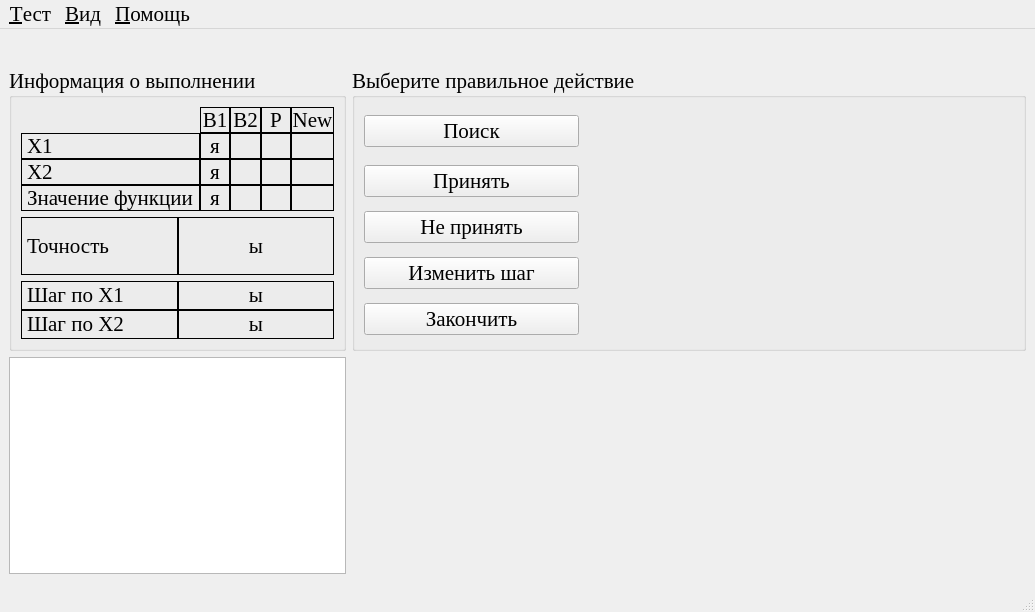
<?xml version="1.0" encoding="UTF-8"?>
<ui version="4.0">
 <class>HuGi</class>
 <widget class="QMainWindow" name="HuGi">
  <property name="windowModality">
   <enum>Qt::ApplicationModal</enum>
  </property>
  <property name="geometry">
   <rect>
    <x>0</x>
    <y>0</y>
    <width>1035</width>
    <height>612</height>
   </rect>
  </property>
  <property name="font">
   <font>
    <family>Times New Roman</family>
    <pointsize>16</pointsize>
   </font>
  </property>
  <property name="windowTitle">
   <string>Метод Хука-Дживса</string>
  </property>
  <widget class="QWidget" name="centralwidget">
   <layout class="QGridLayout" name="gridLayout_8" columnstretch="1,2" rowminimumheight="0,0,1">
    <item row="0" column="0" colspan="2">
     <widget class="QLabel" name="func">
      <property name="alignment">
       <set>Qt::AlignCenter</set>
      </property>
     </widget>
    </item>
    <item row="1" column="0">
     <widget class="QGroupBox" name="groupBox_2">
      <property name="title">
       <string>Информация о выполнении</string>
      </property>
      <layout class="QGridLayout" name="gridLayout_6">
       <item row="0" column="0">
        <layout class="QGridLayout" name="gridLayout_3" columnstretch="1,1,1,1,1">
         <property name="spacing">
          <number>0</number>
         </property>
         <item row="0" column="1">
          <widget class="QLabel" name="label_11">
           <property name="frameShape">
            <enum>QFrame::Box</enum>
           </property>
           <property name="text">
            <string>B1</string>
           </property>
           <property name="alignment">
            <set>Qt::AlignCenter</set>
           </property>
           <property name="textInteractionFlags">
            <set>Qt::LinksAccessibleByMouse|Qt::TextSelectableByMouse</set>
           </property>
          </widget>
         </item>
         <item row="0" column="2">
          <widget class="QLabel" name="label_12">
           <property name="frameShape">
            <enum>QFrame::Box</enum>
           </property>
           <property name="text">
            <string>B2</string>
           </property>
           <property name="alignment">
            <set>Qt::AlignCenter</set>
           </property>
           <property name="textInteractionFlags">
            <set>Qt::LinksAccessibleByMouse|Qt::TextSelectableByMouse</set>
           </property>
          </widget>
         </item>
         <item row="0" column="3">
          <widget class="QLabel" name="label_14">
           <property name="frameShape">
            <enum>QFrame::Box</enum>
           </property>
           <property name="text">
            <string>P</string>
           </property>
           <property name="alignment">
            <set>Qt::AlignCenter</set>
           </property>
           <property name="textInteractionFlags">
            <set>Qt::LinksAccessibleByMouse|Qt::TextSelectableByMouse</set>
           </property>
          </widget>
         </item>
         <item row="0" column="4">
          <widget class="QLabel" name="label_13">
           <property name="frameShape">
            <enum>QFrame::Box</enum>
           </property>
           <property name="text">
            <string>New</string>
           </property>
           <property name="alignment">
            <set>Qt::AlignCenter</set>
           </property>
           <property name="textInteractionFlags">
            <set>Qt::LinksAccessibleByMouse|Qt::TextSelectableByMouse</set>
           </property>
          </widget>
         </item>
         <item row="1" column="0">
          <widget class="QLabel" name="label_5">
           <property name="frameShape">
            <enum>QFrame::Box</enum>
           </property>
           <property name="text">
            <string>Х1</string>
           </property>
           <property name="textInteractionFlags">
            <set>Qt::LinksAccessibleByMouse|Qt::TextSelectableByMouse</set>
           </property>
          </widget>
         </item>
         <item row="1" column="1">
          <widget class="QLabel" name="x1_b1_lb">
           <property name="frameShape">
            <enum>QFrame::Box</enum>
           </property>
           <property name="text">
            <string>я</string>
           </property>
           <property name="alignment">
            <set>Qt::AlignCenter</set>
           </property>
           <property name="textInteractionFlags">
            <set>Qt::LinksAccessibleByMouse|Qt::TextSelectableByMouse</set>
           </property>
          </widget>
         </item>
         <item row="1" column="2">
          <widget class="QLabel" name="x1_b2_lb">
           <property name="frameShape">
            <enum>QFrame::Box</enum>
           </property>
           <property name="alignment">
            <set>Qt::AlignCenter</set>
           </property>
           <property name="textInteractionFlags">
            <set>Qt::LinksAccessibleByMouse|Qt::TextSelectableByMouse</set>
           </property>
          </widget>
         </item>
         <item row="1" column="3">
          <widget class="QLabel" name="x1_p_lb">
           <property name="frameShape">
            <enum>QFrame::Box</enum>
           </property>
           <property name="alignment">
            <set>Qt::AlignCenter</set>
           </property>
           <property name="textInteractionFlags">
            <set>Qt::LinksAccessibleByMouse|Qt::TextSelectableByMouse</set>
           </property>
          </widget>
         </item>
         <item row="1" column="4">
          <widget class="QLabel" name="x1_new_lb">
           <property name="frameShape">
            <enum>QFrame::Box</enum>
           </property>
           <property name="alignment">
            <set>Qt::AlignCenter</set>
           </property>
           <property name="textInteractionFlags">
            <set>Qt::LinksAccessibleByMouse|Qt::TextSelectableByMouse</set>
           </property>
          </widget>
         </item>
         <item row="2" column="0">
          <widget class="QLabel" name="label_6">
           <property name="frameShape">
            <enum>QFrame::Box</enum>
           </property>
           <property name="text">
            <string>Х2</string>
           </property>
           <property name="textInteractionFlags">
            <set>Qt::LinksAccessibleByMouse|Qt::TextSelectableByMouse</set>
           </property>
          </widget>
         </item>
         <item row="2" column="1">
          <widget class="QLabel" name="x2_b1_lb">
           <property name="frameShape">
            <enum>QFrame::Box</enum>
           </property>
           <property name="text">
            <string>я</string>
           </property>
           <property name="alignment">
            <set>Qt::AlignCenter</set>
           </property>
           <property name="textInteractionFlags">
            <set>Qt::LinksAccessibleByMouse|Qt::TextSelectableByMouse</set>
           </property>
          </widget>
         </item>
         <item row="2" column="2">
          <widget class="QLabel" name="x2_b2_lb">
           <property name="frameShape">
            <enum>QFrame::Box</enum>
           </property>
           <property name="alignment">
            <set>Qt::AlignCenter</set>
           </property>
           <property name="textInteractionFlags">
            <set>Qt::LinksAccessibleByMouse|Qt::TextSelectableByMouse</set>
           </property>
          </widget>
         </item>
         <item row="2" column="3">
          <widget class="QLabel" name="x2_p_lb">
           <property name="frameShape">
            <enum>QFrame::Box</enum>
           </property>
           <property name="alignment">
            <set>Qt::AlignCenter</set>
           </property>
           <property name="textInteractionFlags">
            <set>Qt::LinksAccessibleByMouse|Qt::TextSelectableByMouse</set>
           </property>
          </widget>
         </item>
         <item row="2" column="4">
          <widget class="QLabel" name="x2_new_lb">
           <property name="frameShape">
            <enum>QFrame::Box</enum>
           </property>
           <property name="alignment">
            <set>Qt::AlignCenter</set>
           </property>
           <property name="textInteractionFlags">
            <set>Qt::LinksAccessibleByMouse|Qt::TextSelectableByMouse</set>
           </property>
          </widget>
         </item>
         <item row="3" column="0">
          <widget class="QLabel" name="label_10">
           <property name="frameShape">
            <enum>QFrame::Box</enum>
           </property>
           <property name="text">
            <string>Значение функции</string>
           </property>
           <property name="textInteractionFlags">
            <set>Qt::LinksAccessibleByMouse|Qt::TextSelectableByMouse</set>
           </property>
          </widget>
         </item>
         <item row="3" column="1">
          <widget class="QLabel" name="fsign_b1_lb">
           <property name="frameShape">
            <enum>QFrame::Box</enum>
           </property>
           <property name="text">
            <string>я</string>
           </property>
           <property name="alignment">
            <set>Qt::AlignCenter</set>
           </property>
           <property name="textInteractionFlags">
            <set>Qt::LinksAccessibleByMouse|Qt::TextSelectableByMouse</set>
           </property>
          </widget>
         </item>
         <item row="3" column="2">
          <widget class="QLabel" name="fsign_b2_lb">
           <property name="frameShape">
            <enum>QFrame::Box</enum>
           </property>
           <property name="alignment">
            <set>Qt::AlignCenter</set>
           </property>
           <property name="textInteractionFlags">
            <set>Qt::LinksAccessibleByMouse|Qt::TextSelectableByMouse</set>
           </property>
          </widget>
         </item>
         <item row="3" column="3">
          <widget class="QLabel" name="fsign_p_lb">
           <property name="frameShape">
            <enum>QFrame::Box</enum>
           </property>
           <property name="alignment">
            <set>Qt::AlignCenter</set>
           </property>
           <property name="textInteractionFlags">
            <set>Qt::LinksAccessibleByMouse|Qt::TextSelectableByMouse</set>
           </property>
          </widget>
         </item>
         <item row="3" column="4">
          <widget class="QLabel" name="fsign_new_lb">
           <property name="frameShape">
            <enum>QFrame::Box</enum>
           </property>
           <property name="alignment">
            <set>Qt::AlignCenter</set>
           </property>
           <property name="textInteractionFlags">
            <set>Qt::LinksAccessibleByMouse|Qt::TextSelectableByMouse</set>
           </property>
          </widget>
         </item>
        </layout>
       </item>
       <item row="1" column="0">
        <layout class="QHBoxLayout" name="horizontalLayout">
         <property name="spacing">
          <number>0</number>
         </property>
         <item>
          <widget class="QLabel" name="label">
           <property name="frameShape">
            <enum>QFrame::Box</enum>
           </property>
           <property name="text">
            <string>Точность</string>
           </property>
           <property name="textInteractionFlags">
            <set>Qt::LinksAccessibleByMouse|Qt::TextSelectableByMouse</set>
           </property>
          </widget>
         </item>
         <item>
          <widget class="QLabel" name="precision_lb">
           <property name="frameShape">
            <enum>QFrame::Box</enum>
           </property>
           <property name="text">
            <string>ы</string>
           </property>
           <property name="alignment">
            <set>Qt::AlignCenter</set>
           </property>
           <property name="textInteractionFlags">
            <set>Qt::LinksAccessibleByMouse|Qt::TextSelectableByMouse</set>
           </property>
          </widget>
         </item>
        </layout>
       </item>
       <item row="2" column="0">
        <layout class="QGridLayout" name="gridLayout_2">
         <property name="spacing">
          <number>0</number>
         </property>
         <item row="0" column="0">
          <widget class="QLabel" name="label_3">
           <property name="frameShape">
            <enum>QFrame::Box</enum>
           </property>
           <property name="text">
            <string>Шаг по Х1</string>
           </property>
           <property name="textInteractionFlags">
            <set>Qt::LinksAccessibleByMouse|Qt::TextSelectableByMouse</set>
           </property>
          </widget>
         </item>
         <item row="0" column="1">
          <widget class="QLabel" name="x1_step_lb">
           <property name="frameShape">
            <enum>QFrame::Box</enum>
           </property>
           <property name="text">
            <string>ы</string>
           </property>
           <property name="alignment">
            <set>Qt::AlignCenter</set>
           </property>
           <property name="textInteractionFlags">
            <set>Qt::LinksAccessibleByMouse|Qt::TextSelectableByMouse</set>
           </property>
          </widget>
         </item>
         <item row="1" column="0">
          <widget class="QLabel" name="label_7">
           <property name="frameShape">
            <enum>QFrame::Box</enum>
           </property>
           <property name="text">
            <string>Шаг по Х2</string>
           </property>
           <property name="textInteractionFlags">
            <set>Qt::LinksAccessibleByMouse|Qt::TextSelectableByMouse</set>
           </property>
          </widget>
         </item>
         <item row="1" column="1">
          <widget class="QLabel" name="x2_step_lb">
           <property name="frameShape">
            <enum>QFrame::Box</enum>
           </property>
           <property name="text">
            <string>ы</string>
           </property>
           <property name="alignment">
            <set>Qt::AlignCenter</set>
           </property>
           <property name="textInteractionFlags">
            <set>Qt::LinksAccessibleByMouse|Qt::TextSelectableByMouse</set>
           </property>
          </widget>
         </item>
        </layout>
       </item>
      </layout>
     </widget>
    </item>
    <item row="1" column="1">
     <widget class="QGroupBox" name="groupBox_3">
      <property name="title">
       <string>Выберите правильное действие</string>
      </property>
      <property name="checkable">
       <bool>false</bool>
      </property>
      <layout class="QGridLayout" name="gridLayout" columnstretch="1,2">
       <item row="0" column="0">
        <widget class="QPushButton" name="found_bt">
         <property name="toolTip">
          <string>&lt;!DOCTYPE HTML PUBLIC &quot;-//W3C//DTD HTML 4.0//EN&quot; &quot;http://www.w3.org/TR/REC-html40/strict.dtd&quot;&gt;
&lt;html&gt;&lt;head&gt;&lt;meta name=&quot;qrichtext&quot; content=&quot;1&quot; /&gt;&lt;style type=&quot;text/css&quot;&gt;
p, li { white-space: pre-wrap; }
&lt;/style&gt;&lt;/head&gt;&lt;body style=&quot; font-family:'MS Shell Dlg 2'; font-size:8.25pt; font-weight:400; font-style:normal;&quot;&gt;
&lt;p style=&quot; margin-top:0px; margin-bottom:0px; margin-left:0px; margin-right:0px; -qt-block-indent:0; text-indent:0px;&quot;&gt;&lt;span style=&quot; font-family:'Times New Roman'; font-size:13pt;&quot;&gt;Выбор типа поиска&lt;/span&gt;&lt;/p&gt;&lt;/body&gt;&lt;/html&gt;</string>
         </property>
         <property name="text">
          <string>Поиск</string>
         </property>
        </widget>
       </item>
       <item row="0" column="1" rowspan="5">
        <widget class="QStackedWidget" name="stackedWidget">
         <property name="currentIndex">
          <number>3</number>
         </property>
         <widget class="QWidget" name="type_found">
          <layout class="QGridLayout" name="gridLayout_4" rowstretch="1,0">
           <item row="0" column="0">
            <widget class="QGroupBox" name="groupBox">
             <property name="font">
              <font>
               <weight>50</weight>
               <bold>false</bold>
              </font>
             </property>
             <property name="title">
              <string>Тип поиска</string>
             </property>
             <layout class="QGridLayout" name="gridLayout_5">
              <item row="0" column="0">
               <widget class="QRadioButton" name="grad_fx">
                <property name="font">
                 <font>
                  <pointsize>14</pointsize>
                 </font>
                </property>
                <property name="text">
                 <string>Исследующий</string>
                </property>
               </widget>
              </item>
              <item row="1" column="0">
               <widget class="QRadioButton" name="agrad_fx">
                <property name="font">
                 <font>
                  <pointsize>14</pointsize>
                 </font>
                </property>
                <property name="text">
                 <string>По образцу</string>
                </property>
               </widget>
              </item>
             </layout>
            </widget>
           </item>
           <item row="1" column="0">
            <layout class="QHBoxLayout" name="horizontalLayout_2">
             <item>
              <spacer name="horizontalSpacer">
               <property name="orientation">
                <enum>Qt::Horizontal</enum>
               </property>
               <property name="sizeHint" stdset="0">
                <size>
                 <width>40</width>
                 <height>20</height>
                </size>
               </property>
              </spacer>
             </item>
             <item>
              <widget class="QPushButton" name="next1_bt">
               <property name="font">
                <font>
                 <pointsize>12</pointsize>
                </font>
               </property>
               <property name="text">
                <string>Далее</string>
               </property>
              </widget>
             </item>
             <item>
              <spacer name="horizontalSpacer_2">
               <property name="orientation">
                <enum>Qt::Horizontal</enum>
               </property>
               <property name="sizeHint" stdset="0">
                <size>
                 <width>40</width>
                 <height>20</height>
                </size>
               </property>
              </spacer>
             </item>
            </layout>
           </item>
          </layout>
         </widget>
         <widget class="QWidget" name="cwdescent">
          <layout class="QGridLayout" name="gridLayout_7">
           <item row="0" column="0">
            <widget class="QGroupBox" name="groupBox_4">
             <property name="font">
              <font>
               <weight>50</weight>
               <bold>false</bold>
              </font>
             </property>
             <property name="title">
              <string>Направление движения</string>
             </property>
             <layout class="QVBoxLayout" name="verticalLayout_2">
              <item>
               <widget class="QRadioButton" name="up_x1_rb">
                <property name="font">
                 <font>
                  <pointsize>14</pointsize>
                 </font>
                </property>
                <property name="text">
                 <string>+ по Х1</string>
                </property>
               </widget>
              </item>
              <item>
               <widget class="QRadioButton" name="down_x1_rb">
                <property name="font">
                 <font>
                  <pointsize>14</pointsize>
                 </font>
                </property>
                <property name="text">
                 <string>- по Х1</string>
                </property>
               </widget>
              </item>
              <item>
               <widget class="QRadioButton" name="up_x2_rb">
                <property name="font">
                 <font>
                  <pointsize>14</pointsize>
                 </font>
                </property>
                <property name="text">
                 <string>+ по Х2</string>
                </property>
               </widget>
              </item>
              <item>
               <widget class="QRadioButton" name="down_x2_rb">
                <property name="font">
                 <font>
                  <pointsize>14</pointsize>
                 </font>
                </property>
                <property name="text">
                 <string>- по Х2</string>
                </property>
               </widget>
              </item>
             </layout>
            </widget>
           </item>
           <item row="1" column="0">
            <layout class="QHBoxLayout" name="horizontalLayout_3">
             <item>
              <spacer name="horizontalSpacer_3">
               <property name="orientation">
                <enum>Qt::Horizontal</enum>
               </property>
               <property name="sizeHint" stdset="0">
                <size>
                 <width>40</width>
                 <height>20</height>
                </size>
               </property>
              </spacer>
             </item>
             <item>
              <widget class="QPushButton" name="next2_bt">
               <property name="font">
                <font>
                 <pointsize>12</pointsize>
                </font>
               </property>
               <property name="text">
                <string>Далее</string>
               </property>
              </widget>
             </item>
             <item>
              <spacer name="horizontalSpacer_4">
               <property name="orientation">
                <enum>Qt::Horizontal</enum>
               </property>
               <property name="sizeHint" stdset="0">
                <size>
                 <width>40</width>
                 <height>20</height>
                </size>
               </property>
              </spacer>
             </item>
            </layout>
           </item>
          </layout>
         </widget>
         <widget class="QWidget" name="result">
          <layout class="QGridLayout" name="gridLayout_10" rowstretch="1,0">
           <item row="0" column="0">
            <widget class="QGroupBox" name="groupBox_5">
             <property name="title">
              <string>Принять образец</string>
             </property>
             <layout class="QGridLayout" name="gridLayout_9">
              <item row="0" column="0">
               <widget class="QRadioButton" name="ok_rb">
                <property name="font">
                 <font>
                  <pointsize>14</pointsize>
                 </font>
                </property>
                <property name="text">
                 <string>Да</string>
                </property>
               </widget>
              </item>
              <item row="1" column="0">
               <widget class="QRadioButton" name="no_rb">
                <property name="font">
                 <font>
                  <pointsize>14</pointsize>
                 </font>
                </property>
                <property name="text">
                 <string>Нет</string>
                </property>
               </widget>
              </item>
             </layout>
            </widget>
           </item>
           <item row="1" column="0">
            <layout class="QHBoxLayout" name="horizontalLayout_6">
             <item>
              <spacer name="horizontalSpacer_5">
               <property name="orientation">
                <enum>Qt::Horizontal</enum>
               </property>
               <property name="sizeHint" stdset="0">
                <size>
                 <width>40</width>
                 <height>20</height>
                </size>
               </property>
              </spacer>
             </item>
             <item>
              <widget class="QPushButton" name="next3_bt">
               <property name="font">
                <font>
                 <pointsize>12</pointsize>
                </font>
               </property>
               <property name="text">
                <string>Далее</string>
               </property>
              </widget>
             </item>
             <item>
              <spacer name="horizontalSpacer_6">
               <property name="orientation">
                <enum>Qt::Horizontal</enum>
               </property>
               <property name="sizeHint" stdset="0">
                <size>
                 <width>40</width>
                 <height>20</height>
                </size>
               </property>
              </spacer>
             </item>
            </layout>
           </item>
          </layout>
         </widget>
         <widget class="QWidget" name="blank"/>
        </widget>
       </item>
       <item row="1" column="0">
        <widget class="QPushButton" name="accept_bt">
         <property name="toolTip">
          <string>&lt;!DOCTYPE HTML PUBLIC &quot;-//W3C//DTD HTML 4.0//EN&quot; &quot;http://www.w3.org/TR/REC-html40/strict.dtd&quot;&gt;
&lt;html&gt;&lt;head&gt;&lt;meta name=&quot;qrichtext&quot; content=&quot;1&quot; /&gt;&lt;style type=&quot;text/css&quot;&gt;
p, li { white-space: pre-wrap; }
&lt;/style&gt;&lt;/head&gt;&lt;body style=&quot; font-family:'Times New Roman'; font-size:13pt; font-weight:600; font-style:normal;&quot;&gt;
&lt;p style=&quot; margin-top:0px; margin-bottom:0px; margin-left:0px; margin-right:0px; -qt-block-indent:0; text-indent:0px;&quot;&gt;&lt;span style=&quot; font-weight:400;&quot;&gt;Установить новую точку в качестве текущей.&lt;/span&gt;&lt;/p&gt;&lt;/body&gt;&lt;/html&gt;</string>
         </property>
         <property name="text">
          <string>Принять</string>
         </property>
        </widget>
       </item>
       <item row="2" column="0">
        <widget class="QPushButton" name="not_accept_bt">
         <property name="toolTip">
          <string>&lt;!DOCTYPE HTML PUBLIC &quot;-//W3C//DTD HTML 4.0//EN&quot; &quot;http://www.w3.org/TR/REC-html40/strict.dtd&quot;&gt;
&lt;html&gt;&lt;head&gt;&lt;meta name=&quot;qrichtext&quot; content=&quot;1&quot; /&gt;&lt;style type=&quot;text/css&quot;&gt;
p, li { white-space: pre-wrap; }
&lt;/style&gt;&lt;/head&gt;&lt;body style=&quot; font-family:'Times New Roman'; font-size:13pt; font-weight:600; font-style:normal;&quot;&gt;
&lt;p style=&quot; margin-top:0px; margin-bottom:0px; margin-left:0px; margin-right:0px; -qt-block-indent:0; text-indent:0px;&quot;&gt;&lt;span style=&quot; font-weight:400;&quot;&gt;Отбросить новую точку и перейти к следующему шагу алгоритма.&lt;/span&gt;&lt;/p&gt;&lt;/body&gt;&lt;/html&gt;</string>
         </property>
         <property name="text">
          <string>Не принять</string>
         </property>
        </widget>
       </item>
       <item row="3" column="0">
        <widget class="QPushButton" name="change_step_bt">
         <property name="toolTip">
          <string>&lt;!DOCTYPE HTML PUBLIC &quot;-//W3C//DTD HTML 4.0//EN&quot; &quot;http://www.w3.org/TR/REC-html40/strict.dtd&quot;&gt;
&lt;html&gt;&lt;head&gt;&lt;meta name=&quot;qrichtext&quot; content=&quot;1&quot; /&gt;&lt;style type=&quot;text/css&quot;&gt;
p, li { white-space: pre-wrap; }
&lt;/style&gt;&lt;/head&gt;&lt;body style=&quot; font-family:'Times New Roman'; font-size:13pt; font-weight:600; font-style:normal;&quot;&gt;
&lt;p style=&quot; margin-top:0px; margin-bottom:0px; margin-left:0px; margin-right:0px; -qt-block-indent:0; text-indent:0px;&quot;&gt;&lt;span style=&quot; font-weight:400;&quot;&gt;Уменьшить шаг&lt;/span&gt;&lt;/p&gt;&lt;/body&gt;&lt;/html&gt;</string>
         </property>
         <property name="text">
          <string>Изменить шаг</string>
         </property>
        </widget>
       </item>
       <item row="4" column="0">
        <widget class="QPushButton" name="end_bt">
         <property name="toolTip">
          <string>&lt;!DOCTYPE HTML PUBLIC &quot;-//W3C//DTD HTML 4.0//EN&quot; &quot;http://www.w3.org/TR/REC-html40/strict.dtd&quot;&gt;
&lt;html&gt;&lt;head&gt;&lt;meta name=&quot;qrichtext&quot; content=&quot;1&quot; /&gt;&lt;style type=&quot;text/css&quot;&gt;
p, li { white-space: pre-wrap; }
&lt;/style&gt;&lt;/head&gt;&lt;body style=&quot; font-family:'Times New Roman'; font-size:13pt; font-weight:600; font-style:normal;&quot;&gt;
&lt;p style=&quot; margin-top:0px; margin-bottom:0px; margin-left:0px; margin-right:0px; -qt-block-indent:0; text-indent:0px;&quot;&gt;&lt;span style=&quot; font-weight:400;&quot;&gt;Закончить алгоритм, приняв текущую точку в качестве минимума.&lt;/span&gt;&lt;/p&gt;&lt;/body&gt;&lt;/html&gt;</string>
         </property>
         <property name="text">
          <string>Закончить</string>
         </property>
        </widget>
       </item>
      </layout>
     </widget>
    </item>
    <item row="2" column="0">
     <widget class="QTextBrowser" name="LogTxtBrsr">
      <property name="font">
       <font>
        <pointsize>14</pointsize>
       </font>
      </property>
     </widget>
    </item>
   </layout>
  </widget>
  <widget class="QMenuBar" name="menubar">
   <property name="geometry">
    <rect>
     <x>0</x>
     <y>0</y>
     <width>1035</width>
     <height>23</height>
    </rect>
   </property>
   <widget class="QMenu" name="testo_menu">
    <property name="title">
     <string>&amp;Тест</string>
    </property>
    <addaction name="recomenci_acn"/>
    <addaction name="action"/>
    <addaction name="separator"/>
    <addaction name="exit"/>
   </widget>
   <widget class="QMenu" name="view_menu">
    <property name="title">
     <string>&amp;Вид</string>
    </property>
    <addaction name="difiniFonto_act"/>
   </widget>
   <widget class="QMenu" name="menu">
    <property name="title">
     <string>&amp;Помощь</string>
    </property>
    <addaction name="helpo_action"/>
    <addaction name="separator"/>
    <addaction name="about_action"/>
   </widget>
   <addaction name="testo_menu"/>
   <addaction name="view_menu"/>
   <addaction name="menu"/>
  </widget>
  <widget class="QStatusBar" name="statusbar"/>
  <action name="recomenci_acn">
   <property name="text">
    <string>Начать за&amp;ново</string>
   </property>
  </action>
  <action name="difiniFonto_act">
   <property name="text">
    <string>Настроить &amp;шрифт</string>
   </property>
  </action>
  <action name="helpo_action">
   <property name="text">
    <string>&amp;Справка</string>
   </property>
   <property name="shortcut">
    <string>F1</string>
   </property>
  </action>
  <action name="about_action">
   <property name="text">
    <string>О &amp;программе...</string>
   </property>
  </action>
  <action name="action">
   <property name="text">
    <string>Вернуться в &amp;главное окно</string>
   </property>
  </action>
  <action name="exit">
   <property name="text">
    <string>&amp;Выйти из программы</string>
   </property>
  </action>
 </widget>
 <resources>
  <include location="data.qrc"/>
 </resources>
 <connections>
  <connection>
   <sender>action</sender>
   <signal>activated()</signal>
   <receiver>HuGi</receiver>
   <slot>close()</slot>
   <hints>
    <hint type="sourcelabel">
     <x>-1</x>
     <y>-1</y>
    </hint>
    <hint type="destinationlabel">
     <x>517</x>
     <y>305</y>
    </hint>
   </hints>
  </connection>
 </connections>
</ui>
